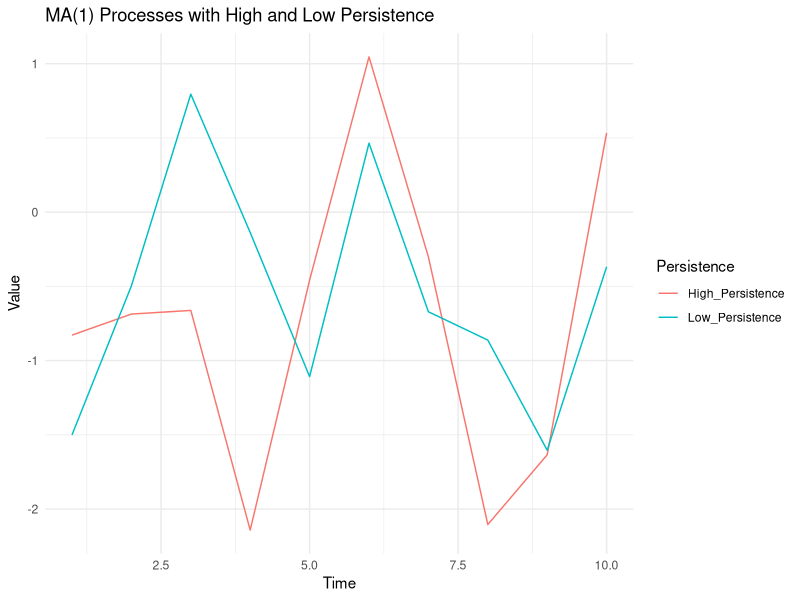
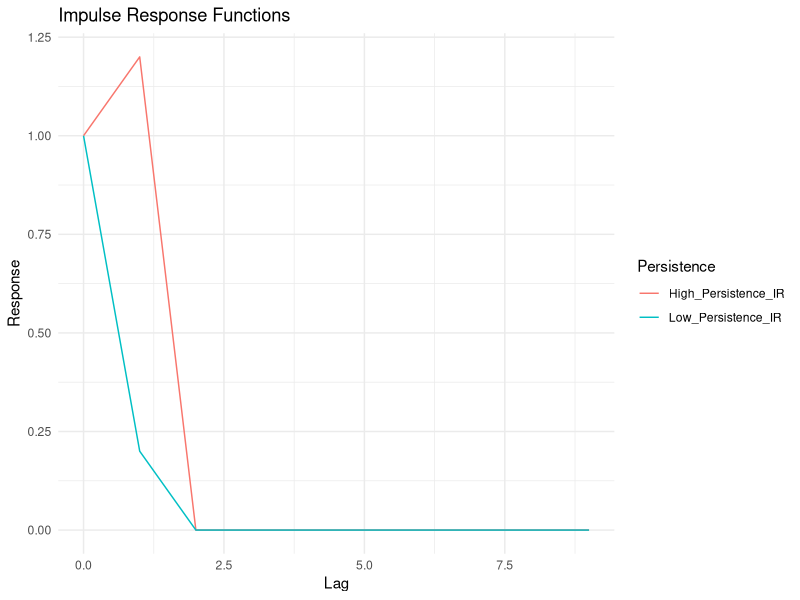

Write the R code that produced these figures, in order.
# Load necessary libraries
library(ggplot2)
library(reshape2)

# Function to generate MA(1) process
generate_ma1 <- function(n, theta) {
  epsilon <- rnorm(n)  # White noise
  Y <- rep(0, n)  # Initialize Y
  Y[1] <- epsilon[1]  # First value is just white noise
  
  for(t in 2:n) {
    Y[t] <- epsilon[t] + theta * epsilon[t-1]  # MA(1) formula
  }
  
  return(Y)
}

# Function to calculate impulse response
impulse_response <- function(theta, n) {
  # For MA(1), the impulse response is just [1, theta] for the first two lags
  response <- c(1, theta)
  # Fill the rest with zeros as MA(1) impact vanishes after lag 1
  response <- c(response, rep(0, n-2))
  return(response)
}

# Parameters
n = 10  # Number of observations
theta_high = 1.2  # High persistence
theta_low = 0.2  # Low persistence

# Generate MA(1) processes
Y_high = generate_ma1(n, theta_high)
Y_low = generate_ma1(n, theta_low)

# Calculate impulse responses
IR_high = impulse_response(theta_high, n)
IR_low = impulse_response(theta_low, n)

# Create data frames for plotting
data_series <- data.frame(Time = 1:n, High_Persistence = Y_high, Low_Persistence = Y_low)
data_ir <- data.frame(Lag = 0:(n-1), High_Persistence_IR = IR_high, Low_Persistence_IR = IR_low)

# Melting data for ggplot2
data_series_melted <- melt(data_series, id.vars = 'Time')
data_ir_melted <- melt(data_ir, id.vars = 'Lag')

# Plot series
ggplot(data_series_melted, aes(x = Time, y = value, color = variable)) +
  geom_line() +
  labs(title = "MA(1) Processes with High and Low Persistence",
       x = "Time", y = "Value", color = "Persistence") +
  theme_minimal()

# Plot impulse responses
ggplot(data_ir_melted, aes(x = Lag, y = value, color = variable)) +
  geom_line() +
  labs(title = "Impulse Response Functions",
       x = "Lag", y = "Response", color = "Persistence") +
  theme_minimal()
